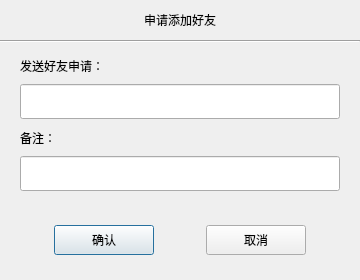
<?xml version="1.0" encoding="UTF-8"?>
<ui version="4.0">
 <class>ApplyFriend</class>
 <widget class="QDialog" name="ApplyFriend">
  <property name="geometry">
   <rect>
    <x>0</x>
    <y>0</y>
    <width>360</width>
    <height>280</height>
   </rect>
  </property>
  <property name="minimumSize">
   <size>
    <width>360</width>
    <height>280</height>
   </size>
  </property>
  <property name="maximumSize">
   <size>
    <width>360</width>
    <height>280</height>
   </size>
  </property>
  <property name="windowTitle">
   <string>Dialog</string>
  </property>
  <layout class="QVBoxLayout" name="verticalLayout">
   <property name="spacing">
    <number>0</number>
   </property>
   <property name="leftMargin">
    <number>0</number>
   </property>
   <property name="topMargin">
    <number>0</number>
   </property>
   <property name="rightMargin">
    <number>0</number>
   </property>
   <property name="bottomMargin">
    <number>0</number>
   </property>
   <item>
    <widget class="QLabel" name="apply_lb">
     <property name="minimumSize">
      <size>
       <width>0</width>
       <height>40</height>
      </size>
     </property>
     <property name="maximumSize">
      <size>
       <width>16777215</width>
       <height>40</height>
      </size>
     </property>
     <property name="text">
      <string>申请添加好友</string>
     </property>
     <property name="alignment">
      <set>Qt::AlignmentFlag::AlignCenter</set>
     </property>
    </widget>
   </item>
   <item>
    <widget class="Line" name="line">
     <property name="orientation">
      <enum>Qt::Orientation::Horizontal</enum>
     </property>
    </widget>
   </item>
   <item>
    <widget class="QWidget" name="apply_wid" native="true">
     <layout class="QVBoxLayout" name="verticalLayout_3">
      <property name="leftMargin">
       <number>20</number>
      </property>
      <property name="topMargin">
       <number>10</number>
      </property>
      <property name="rightMargin">
       <number>20</number>
      </property>
      <item>
       <widget class="QLabel" name="label">
        <property name="minimumSize">
         <size>
          <width>0</width>
          <height>25</height>
         </size>
        </property>
        <property name="maximumSize">
         <size>
          <width>16777215</width>
          <height>25</height>
         </size>
        </property>
        <property name="text">
         <string>发送好友申请：</string>
        </property>
       </widget>
      </item>
      <item>
       <widget class="CustomizeEdit" name="apply_ed">
        <property name="minimumSize">
         <size>
          <width>0</width>
          <height>35</height>
         </size>
        </property>
        <property name="maximumSize">
         <size>
          <width>16777215</width>
          <height>35</height>
         </size>
        </property>
       </widget>
      </item>
      <item>
       <widget class="QLabel" name="label_2">
        <property name="minimumSize">
         <size>
          <width>0</width>
          <height>25</height>
         </size>
        </property>
        <property name="maximumSize">
         <size>
          <width>16777215</width>
          <height>25</height>
         </size>
        </property>
        <property name="text">
         <string>备注：</string>
        </property>
       </widget>
      </item>
      <item>
       <widget class="CustomizeEdit" name="back_ed">
        <property name="minimumSize">
         <size>
          <width>0</width>
          <height>35</height>
         </size>
        </property>
        <property name="maximumSize">
         <size>
          <width>16777215</width>
          <height>35</height>
         </size>
        </property>
       </widget>
      </item>
     </layout>
    </widget>
   </item>
   <item>
    <spacer name="verticalSpacer">
     <property name="orientation">
      <enum>Qt::Orientation::Vertical</enum>
     </property>
     <property name="sizeHint" stdset="0">
      <size>
       <width>20</width>
       <height>40</height>
      </size>
     </property>
    </spacer>
   </item>
   <item>
    <widget class="QWidget" name="apply_sure_wid" native="true">
     <property name="minimumSize">
      <size>
       <width>0</width>
       <height>50</height>
      </size>
     </property>
     <property name="maximumSize">
      <size>
       <width>16777215</width>
       <height>50</height>
      </size>
     </property>
     <layout class="QHBoxLayout" name="horizontalLayout">
      <item>
       <spacer name="horizontalSpacer">
        <property name="orientation">
         <enum>Qt::Orientation::Horizontal</enum>
        </property>
        <property name="sizeHint" stdset="0">
         <size>
          <width>40</width>
          <height>20</height>
         </size>
        </property>
       </spacer>
      </item>
      <item>
       <widget class="ClickedBtn" name="sure_btn">
        <property name="minimumSize">
         <size>
          <width>100</width>
          <height>30</height>
         </size>
        </property>
        <property name="maximumSize">
         <size>
          <width>100</width>
          <height>30</height>
         </size>
        </property>
        <property name="text">
         <string>确认</string>
        </property>
       </widget>
      </item>
      <item>
       <spacer name="horizontalSpacer_2">
        <property name="orientation">
         <enum>Qt::Orientation::Horizontal</enum>
        </property>
        <property name="sizeHint" stdset="0">
         <size>
          <width>40</width>
          <height>20</height>
         </size>
        </property>
       </spacer>
      </item>
      <item>
       <widget class="ClickedBtn" name="cancel_btn">
        <property name="minimumSize">
         <size>
          <width>100</width>
          <height>30</height>
         </size>
        </property>
        <property name="maximumSize">
         <size>
          <width>100</width>
          <height>30</height>
         </size>
        </property>
        <property name="text">
         <string>取消</string>
        </property>
       </widget>
      </item>
      <item>
       <spacer name="horizontalSpacer_3">
        <property name="orientation">
         <enum>Qt::Orientation::Horizontal</enum>
        </property>
        <property name="sizeHint" stdset="0">
         <size>
          <width>40</width>
          <height>20</height>
         </size>
        </property>
       </spacer>
      </item>
     </layout>
    </widget>
   </item>
   <item>
    <spacer name="verticalSpacer_2">
     <property name="orientation">
      <enum>Qt::Orientation::Vertical</enum>
     </property>
     <property name="sizeType">
      <enum>QSizePolicy::Policy::Fixed</enum>
     </property>
     <property name="sizeHint" stdset="0">
      <size>
       <width>20</width>
       <height>15</height>
      </size>
     </property>
    </spacer>
   </item>
  </layout>
 </widget>
 <customwidgets>
  <customwidget>
   <class>ClickedBtn</class>
   <extends>QPushButton</extends>
   <header location="global">clickedbtn.h</header>
  </customwidget>
  <customwidget>
   <class>CustomizeEdit</class>
   <extends>QLineEdit</extends>
   <header location="global">customizeedit.h</header>
  </customwidget>
 </customwidgets>
 <resources/>
 <connections/>
</ui>
